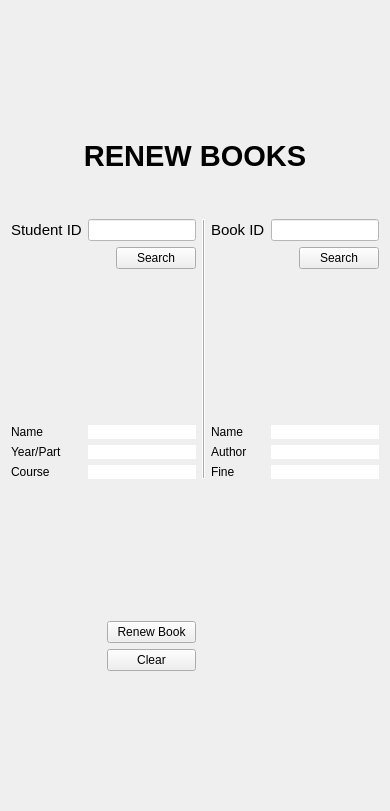
     <widget class="QWidget" name="page_renew_book">
      <layout class="QGridLayout" name="gridLayout_6">
       <item row="3" column="3" colspan="2">
        <layout class="QGridLayout" name="gridLayout_16">
         <item row="1" column="1">
          <spacer name="verticalSpacer_42">
           <property name="orientation">
            <enum>Qt::Vertical</enum>
           </property>
           <property name="sizeHint" stdset="0">
            <size>
             <width>20</width>
             <height>10</height>
            </size>
           </property>
          </spacer>
         </item>
         <item row="4" column="0">
          <widget class="QLabel" name="label_55">
           <property name="text">
            <string>Author</string>
           </property>
          </widget>
         </item>
         <item row="0" column="1" colspan="2">
          <widget class="QLineEdit" name="lineEdit_renew_bID_search_2">
           <property name="styleSheet">
            <string notr="true">color: rgb(46, 52, 54);
background-color: rgb(255, 255, 255);
</string>
           </property>
          </widget>
         </item>
         <item row="3" column="0">
          <widget class="QLabel" name="label_52">
           <property name="text">
            <string>Name</string>
           </property>
          </widget>
         </item>
         <item row="3" column="1" colspan="2">
          <widget class="QLabel" name="label_renew_BookName_2">
           <property name="styleSheet">
            <string notr="true">color: rgb(46, 52, 54);
background-color: rgb(255, 255, 255);</string>
           </property>
           <property name="text">
            <string/>
           </property>
          </widget>
         </item>
         <item row="4" column="1" colspan="2">
          <widget class="QLabel" name="label_renew_BookAuthor_2">
           <property name="styleSheet">
            <string notr="true">color: rgb(46, 52, 54);
background-color: rgb(255, 255, 255);
</string>
           </property>
           <property name="text">
            <string/>
           </property>
          </widget>
         </item>
         <item row="2" column="2">
          <spacer name="verticalSpacer_43">
           <property name="orientation">
            <enum>Qt::Vertical</enum>
           </property>
           <property name="sizeHint" stdset="0">
            <size>
             <width>20</width>
             <height>150</height>
            </size>
           </property>
          </spacer>
         </item>
         <item row="5" column="0">
          <widget class="QLabel" name="label_51">
           <property name="text">
            <string>Fine</string>
           </property>
          </widget>
         </item>
         <item row="0" column="0">
          <widget class="QLabel" name="label_54">
           <property name="font">
            <font>
             <pointsize>11</pointsize>
            </font>
           </property>
           <property name="text">
            <string>Book ID</string>
           </property>
          </widget>
         </item>
         <item row="5" column="1" colspan="2">
          <widget class="QLabel" name="label_renew_BookFine">
           <property name="styleSheet">
            <string notr="true">color: rgb(204, 0, 0);
background-color: rgb(255, 255, 255);</string>
           </property>
           <property name="text">
            <string/>
           </property>
          </widget>
         </item>
         <item row="1" column="2">
          <widget class="QPushButton" name="pushButton_issue_bID_search_2">
           <property name="text">
            <string>Search</string>
           </property>
          </widget>
         </item>
        </layout>
       </item>
       <item row="8" column="1">
        <spacer name="verticalSpacer_12">
         <property name="orientation">
          <enum>Qt::Vertical</enum>
         </property>
         <property name="sizeHint" stdset="0">
          <size>
           <width>20</width>
           <height>129</height>
          </size>
         </property>
        </spacer>
       </item>
       <item row="0" column="1">
        <spacer name="verticalSpacer_44">
         <property name="orientation">
          <enum>Qt::Vertical</enum>
         </property>
         <property name="sizeHint" stdset="0">
          <size>
           <width>20</width>
           <height>128</height>
          </size>
         </property>
        </spacer>
       </item>
       <item row="3" column="2">
        <widget class="Line" name="line_2">
         <property name="styleSheet">
          <string notr="true">color: rgb(255, 255, 255);
background-color: rgb(255, 255, 255);</string>
         </property>
         <property name="frameShadow">
          <enum>QFrame::Raised</enum>
         </property>
         <property name="lineWidth">
          <number>1</number>
         </property>
         <property name="midLineWidth">
          <number>0</number>
         </property>
         <property name="orientation">
          <enum>Qt::Vertical</enum>
         </property>
        </widget>
       </item>
       <item row="1" column="0" colspan="5">
        <widget class="QLabel" name="label_23">
         <property name="font">
          <font>
           <family>Segoe UI</family>
           <pointsize>22</pointsize>
           <weight>75</weight>
           <bold>true</bold>
           <underline>false</underline>
          </font>
         </property>
         <property name="text">
          <string>RENEW BOOKS</string>
         </property>
         <property name="alignment">
          <set>Qt::AlignCenter</set>
         </property>
         <property name="margin">
          <number>15</number>
         </property>
        </widget>
       </item>
       <item row="5" column="1">
        <widget class="QPushButton" name="pushButton_Renew">
         <property name="layoutDirection">
          <enum>Qt::LeftToRight</enum>
         </property>
         <property name="autoFillBackground">
          <bool>false</bool>
         </property>
         <property name="text">
          <string>Renew Book</string>
         </property>
        </widget>
       </item>
       <item row="2" column="0">
        <spacer name="verticalSpacer_13">
         <property name="orientation">
          <enum>Qt::Vertical</enum>
         </property>
         <property name="sizeHint" stdset="0">
          <size>
           <width>20</width>
           <height>40</height>
          </size>
         </property>
        </spacer>
       </item>
       <item row="3" column="0" colspan="2">
        <layout class="QGridLayout" name="gridLayout_15">
         <item row="4" column="1" colspan="2">
          <widget class="QLabel" name="label_renew_stuYear_2">
           <property name="styleSheet">
            <string notr="true">color: rgb(46, 52, 54);
background-color: rgb(255, 255, 255);</string>
           </property>
           <property name="text">
            <string/>
           </property>
          </widget>
         </item>
         <item row="0" column="1" colspan="2">
          <widget class="QLineEdit" name="lineEdit_renew_stID_search_2">
           <property name="font">
            <font/>
           </property>
           <property name="styleSheet">
            <string notr="true">color: rgb(46, 52, 54);
background-color: rgb(255, 255, 255);
</string>
           </property>
          </widget>
         </item>
         <item row="1" column="1">
          <spacer name="verticalSpacer_3">
           <property name="orientation">
            <enum>Qt::Vertical</enum>
           </property>
           <property name="sizeHint" stdset="0">
            <size>
             <width>20</width>
             <height>10</height>
            </size>
           </property>
          </spacer>
         </item>
         <item row="0" column="0">
          <widget class="QLabel" name="label_24">
           <property name="font">
            <font>
             <pointsize>11</pointsize>
            </font>
           </property>
           <property name="text">
            <string>Student ID</string>
           </property>
          </widget>
         </item>
         <item row="3" column="0">
          <widget class="QLabel" name="label_47">
           <property name="text">
            <string>Name</string>
           </property>
          </widget>
         </item>
         <item row="2" column="2">
          <spacer name="verticalSpacer_41">
           <property name="orientation">
            <enum>Qt::Vertical</enum>
           </property>
           <property name="sizeHint" stdset="0">
            <size>
             <width>20</width>
             <height>150</height>
            </size>
           </property>
          </spacer>
         </item>
         <item row="5" column="1" colspan="2">
          <widget class="QLabel" name="label_renew_stuCourse_2">
           <property name="styleSheet">
            <string notr="true">color: rgb(46, 52, 54);
background-color: rgb(255, 255, 255);</string>
           </property>
           <property name="text">
            <string/>
           </property>
          </widget>
         </item>
         <item row="5" column="0">
          <widget class="QLabel" name="label_48">
           <property name="text">
            <string>Course</string>
           </property>
          </widget>
         </item>
         <item row="3" column="1" colspan="2">
          <widget class="QLabel" name="label_renew_stuName_2">
           <property name="styleSheet">
            <string notr="true">color: rgb(46, 52, 54);
background-color: rgb(255, 255, 255);</string>
           </property>
           <property name="text">
            <string/>
           </property>
          </widget>
         </item>
         <item row="1" column="2">
          <widget class="QPushButton" name="pushButton_issue_stID_search_2">
           <property name="text">
            <string>Search</string>
           </property>
          </widget>
         </item>
         <item row="4" column="0">
          <widget class="QLabel" name="label_49">
           <property name="text">
            <string>Year/Part</string>
           </property>
          </widget>
         </item>
        </layout>
       </item>
       <item row="0" column="4">
        <spacer name="verticalSpacer_11">
         <property name="orientation">
          <enum>Qt::Vertical</enum>
         </property>
         <property name="sizeHint" stdset="0">
          <size>
           <width>20</width>
           <height>40</height>
          </size>
         </property>
        </spacer>
       </item>
       <item row="4" column="1">
        <spacer name="verticalSpacer_40">
         <property name="orientation">
          <enum>Qt::Vertical</enum>
         </property>
         <property name="sizeHint" stdset="0">
          <size>
           <width>20</width>
           <height>136</height>
          </size>
         </property>
        </spacer>
       </item>
       <item row="6" column="1">
        <widget class="QPushButton" name="pushButton_clear_2">
         <property name="text">
          <string>Clear</string>
         </property>
        </widget>
       </item>
      </layout>
     </widget>
